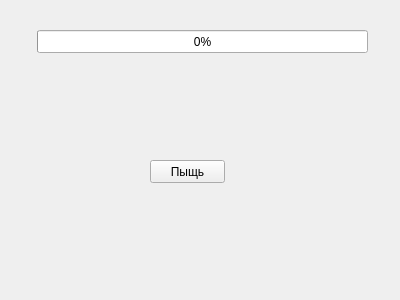
<?xml version="1.0" encoding="UTF-8"?>
<ui version="4.0">
 <class>Widget</class>
 <widget class="QWidget" name="Widget">
  <property name="geometry">
   <rect>
    <x>0</x>
    <y>0</y>
    <width>400</width>
    <height>300</height>
   </rect>
  </property>
  <property name="windowTitle">
   <string>Widget</string>
  </property>
  <widget class="QProgressBar" name="progressBar">
   <property name="geometry">
    <rect>
     <x>37</x>
     <y>30</y>
     <width>331</width>
     <height>23</height>
    </rect>
   </property>
   <property name="value">
    <number>0</number>
   </property>
  </widget>
  <widget class="QPushButton" name="pushButton">
   <property name="geometry">
    <rect>
     <x>150</x>
     <y>160</y>
     <width>75</width>
     <height>23</height>
    </rect>
   </property>
   <property name="text">
    <string>Пыщь</string>
   </property>
  </widget>
 </widget>
 <layoutdefault spacing="6" margin="11"/>
 <resources/>
 <connections/>
</ui>
